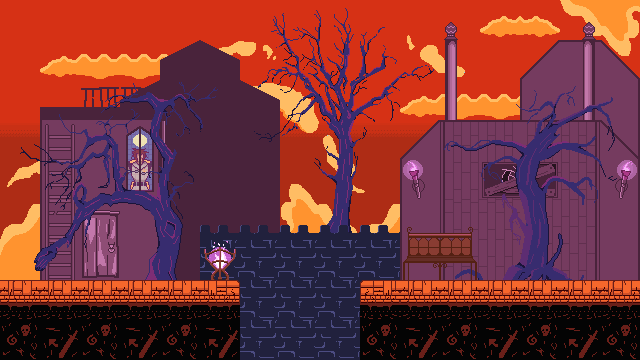

A 2D game scene composited from a Tiled map and its tileset images. What follows is a short description and the map's XML, with every tile layer's data as written:
An orthogonal 16x9 tile map with 40x40 px tiles, 8 tile layers (sky, clouds, far buildings, buildings, ...), 2 tilesets.

<map version="1.10" tiledversion="1.10.2" orientation="orthogonal" renderorder="right-down" width="16" height="9" tilewidth="40" tileheight="40" infinite="0" nextlayerid="9" nextobjectid="1">
 <tileset firstgid="1" source="Building tilemap.tsx" />
 <tileset firstgid="145" source="street tilemap.tsx" />
 <layer id="7" name="sky" width="16" height="9">
  <data encoding="csv">
276,276,276,276,276,276,276,276,276,276,276,276,276,276,276,276,
276,276,276,276,276,276,276,276,276,276,276,276,276,276,276,276,
276,276,276,276,276,276,276,276,276,276,276,276,276,276,276,276,
241,241,241,241,241,241,241,241,241,241,241,241,241,241,241,242,
242,276,242,242,242,242,242,242,242,242,242,242,242,242,242,242,
242,242,242,276,276,242,242,242,242,242,242,242,242,242,242,242,
242,242,276,276,276,276,276,276,276,276,276,276,276,276,276,276,
0,0,0,0,0,0,0,0,0,0,0,0,0,0,0,0,
0,0,0,0,0,0,0,0,0,0,0,0,0,0,0,0
</data>
 </layer>
 <layer id="8" name="clouds" width="16" height="9">
  <data encoding="csv">
0,0,0,0,0,0,0,0,0,0,2147483920,2147483919,277,2147483925,1073742071,1073742072,
0,277,278,278,278,261,262,0,0,0,2147483936,2147483935,0,0,1073742055,1073742056,
0,0,0,0,0,1073742092,1073742093,1073742094,0,0,277,278,278,0,0,0,
0,0,0,0,0,1073742076,1073742077,1073742078,2684354847,2684354831,0,0,0,0,0,0,
261,262,0,0,0,0,0,2147483880,2684354848,2684354832,232,0,0,0,0,0,
247,248,249,250,0,0,0,2147483896,2147483895,247,248,0,0,0,0,0,
263,264,265,266,0,0,0,0,0,0,0,0,0,0,0,0,
279,280,281,282,0,0,0,0,0,0,0,0,0,0,0,0,
0,0,0,0,0,0,0,0,0,0,0,0,0,0,0,0
</data>
 </layer>
 <layer id="6" name="far buildings" width="16" height="9">
  <data encoding="csv">
0,0,0,0,0,0,0,0,0,0,0,0,0,0,0,0,
0,0,0,0,2147483653,5,0,0,0,0,0,0,0,2147483741,1610612845,93,
0,0,0,2147483653,4,4,0,0,0,0,0,0,0,2147483757,2,109,
0,0,0,0,4,4,0,0,0,0,0,0,0,0,0,125,
0,0,0,0,4,4,0,0,0,0,0,0,0,0,0,0,
0,0,0,0,4,4,0,0,0,0,0,0,0,0,0,0,
0,0,0,0,4,4,0,0,0,0,0,0,0,0,0,0,
0,0,0,0,0,0,0,0,0,0,0,0,0,0,0,0,
0,0,0,0,0,0,0,0,0,0,0,0,0,0,0,0
</data>
 </layer>
 <layer id="4" name="buildings" width="16" height="9">
  <data encoding="csv">
0,0,0,0,0,0,0,0,0,0,0,77,0,0,2147483725,0,
0,0,0,0,0,0,0,0,0,0,0,29,0,0,2147483677,0,
0,13,14,2147483662,0,0,5,0,0,0,0,45,0,0,2147483693,0,
0,1,2,3,0,0,4,0,0,0,89,26,27,27,28,2147483737,
0,1,2,3,0,0,4,0,0,0,105,42,43,43,44,2147483753,
0,1,2,3,0,0,4,0,0,0,105,42,43,59,60,2147483769,
0,1,2,3,0,0,0,0,0,0,105,58,59,75,76,2147483785,
0,0,0,0,0,0,0,0,0,0,0,0,0,0,0,0,
0,0,0,0,0,0,0,0,0,0,0,0,0,0,0,0
</data>
 </layer>
 <layer id="5" name="bulding devor" width="16" height="9">
  <data encoding="csv">
0,0,0,0,0,0,244,0,0,0,0,0,0,0,0,0,
0,0,0,0,0,0,0,0,0,0,0,0,0,0,0,0,
0,0,0,0,0,0,0,0,0,0,0,0,0,0,0,0,
0,48,0,38,3758096504,0,0,0,0,0,0,0,0,0,0,0,
0,2147483712,0,54,2684354679,0,0,0,0,0,17,0,2147483752,2147483751,0,2147483665,
0,64,7,0,2684354679,0,0,0,0,0,0,0,0,0,0,0,
0,64,23,0,2684354680,260,0,0,0,0,0,0,0,0,0,0,
0,0,0,0,0,0,0,0,0,0,0,0,0,0,0,0,
0,0,0,0,0,0,0,0,0,0,0,0,0,0,0,0
</data>
 </layer>
 <layer id="3" name="tree" width="16" height="9">
  <data encoding="csv">
0,0,0,0,0,0,2147483808,2147483807,2147483806,2147483805,2147483804,0,0,0,0,0,
0,0,0,0,0,145,2147483824,2147483823,2147483822,2147483821,2147483820,0,0,0,0,0,
2147483803,2147483802,2147483801,2147483800,2147483799,2147483798,2147483840,2147483839,2147483838,2147483837,2147483836,145,146,147,148,149,
2147483819,2147483818,2147483817,2147483816,2147483815,2147483814,2147483856,2147483855,2147483854,2147483853,2147483852,161,162,163,164,165,
2147483835,2147483834,2147483833,2147483832,2147483831,2147483830,2147483872,2147483871,2147483870,2147483869,2147483868,177,178,179,180,181,
2147483851,2147483850,2147483849,2147483848,2147483847,2147483846,2147483888,2147483887,2147483886,2147483885,2147483884,193,194,195,196,197,
2147483867,2147483866,2147483865,2147483864,2147483863,2147483862,225,226,227,228,229,209,210,211,212,213,
209,210,211,212,213,0,0,0,0,0,0,225,226,227,228,229,
225,226,227,228,229,0,0,0,0,0,0,2147483877,2147483876,2147483875,2147483874,2147483873
</data>
 </layer>
 <layer id="2" name="wall" width="16" height="9">
  <data encoding="csv">
0,0,0,0,0,0,0,0,0,0,0,0,0,0,0,0,
0,0,0,0,0,0,0,0,0,0,0,0,0,0,0,0,
0,0,0,0,0,0,0,0,0,0,0,0,0,0,0,0,
0,0,0,0,0,0,0,0,0,0,0,0,0,0,0,0,
0,0,0,0,0,0,0,0,0,0,0,0,0,0,0,0,
0,0,0,0,0,259,259,259,259,259,0,0,0,0,0,0,
0,0,0,0,0,275,275,275,275,275,0,0,0,0,0,0,
0,0,0,0,0,275,275,275,275,275,0,0,0,0,0,0,
0,0,0,0,0,275,275,275,275,275,0,0,0,0,0,0
</data>
 </layer>
 <layer id="1" name="ground" width="16" height="9">
  <data encoding="csv">
0,0,0,0,0,0,0,0,0,0,0,0,0,0,0,0,
0,0,0,0,0,0,0,0,0,0,0,0,0,0,0,0,
0,0,0,0,0,0,0,0,0,0,0,0,0,0,0,0,
0,0,0,0,0,0,0,0,0,0,0,0,0,0,0,0,
0,0,0,0,0,0,0,0,0,0,0,0,0,0,0,0,
0,0,0,0,0,0,0,0,0,0,257,258,0,0,0,0,
0,0,0,0,0,260,0,0,0,0,273,274,0,0,0,0,
113,113,113,113,113,114,0,0,0,2147483762,113,113,113,113,113,113,
129,130,129,130,129,130,0,0,0,129,130,129,130,129,130,129
</data>
 </layer>
</map>
